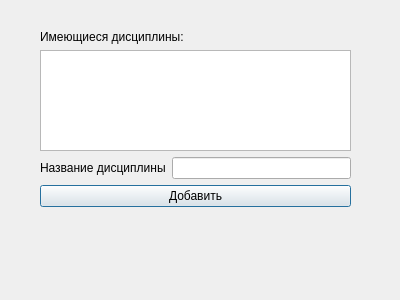
<?xml version="1.0" encoding="UTF-8"?>
<ui version="4.0">
 <class>NewDiscipline</class>
 <widget class="QDialog" name="NewDiscipline">
  <property name="geometry">
   <rect>
    <x>0</x>
    <y>0</y>
    <width>400</width>
    <height>300</height>
   </rect>
  </property>
  <property name="windowTitle">
   <string>Dialog</string>
  </property>
  <widget class="QWidget" name="layoutWidget">
   <property name="geometry">
    <rect>
     <x>40</x>
     <y>30</y>
     <width>311</width>
     <height>177</height>
    </rect>
   </property>
   <layout class="QGridLayout" name="gridLayout">
    <item row="3" column="0">
     <widget class="QPushButton" name="pushButton">
      <property name="text">
       <string>Добавить</string>
      </property>
     </widget>
    </item>
    <item row="1" column="0">
     <widget class="QListWidget" name="listWidget"/>
    </item>
    <item row="2" column="0">
     <layout class="QHBoxLayout" name="horizontalLayout">
      <item>
       <widget class="QLabel" name="label">
        <property name="text">
         <string>Название дисциплины</string>
        </property>
       </widget>
      </item>
      <item>
       <widget class="QLineEdit" name="discip_name"/>
      </item>
     </layout>
    </item>
    <item row="0" column="0">
     <widget class="QLabel" name="label_2">
      <property name="text">
       <string>Имеющиеся дисциплины:</string>
      </property>
     </widget>
    </item>
   </layout>
  </widget>
 </widget>
 <resources/>
 <connections/>
</ui>
